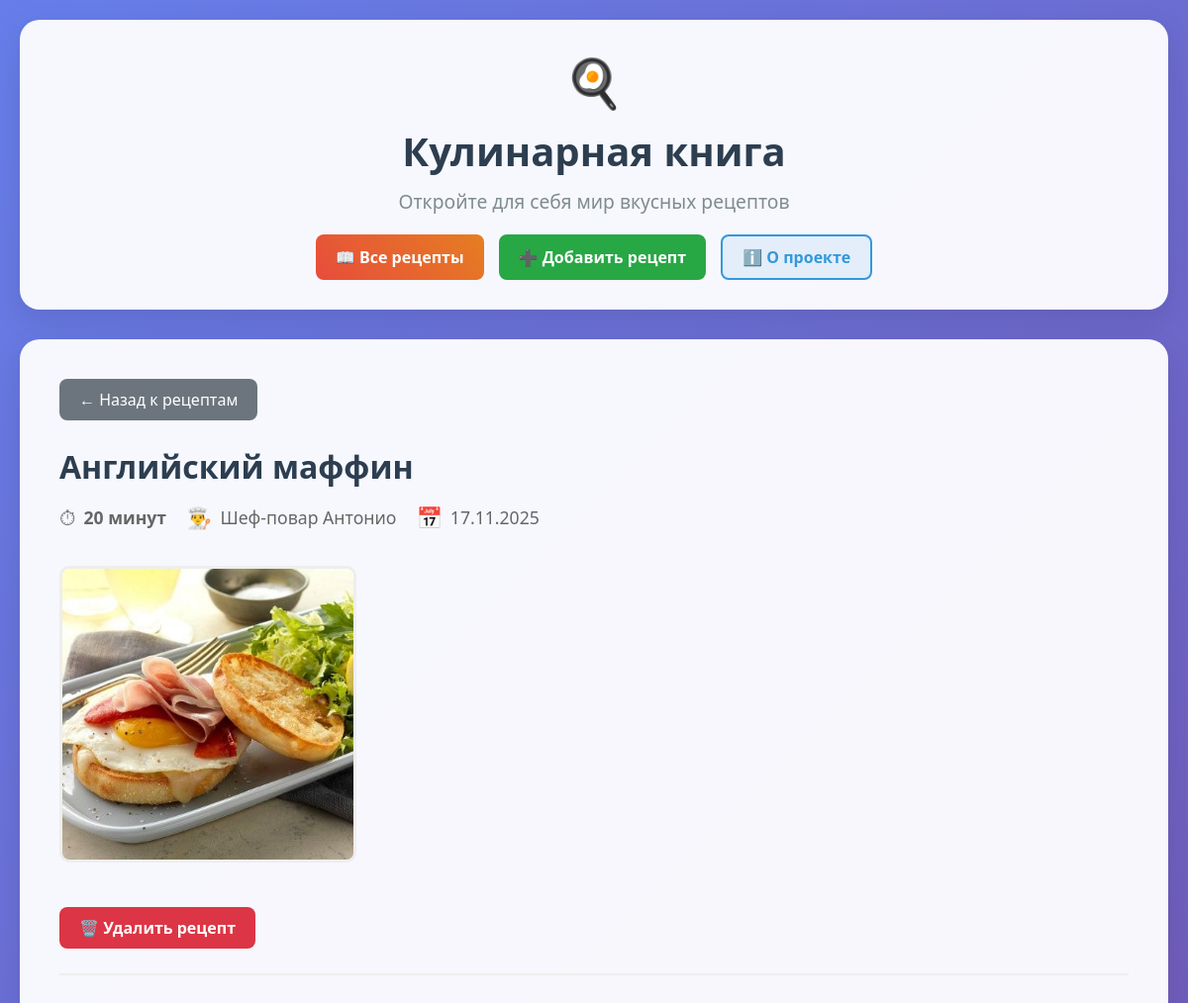
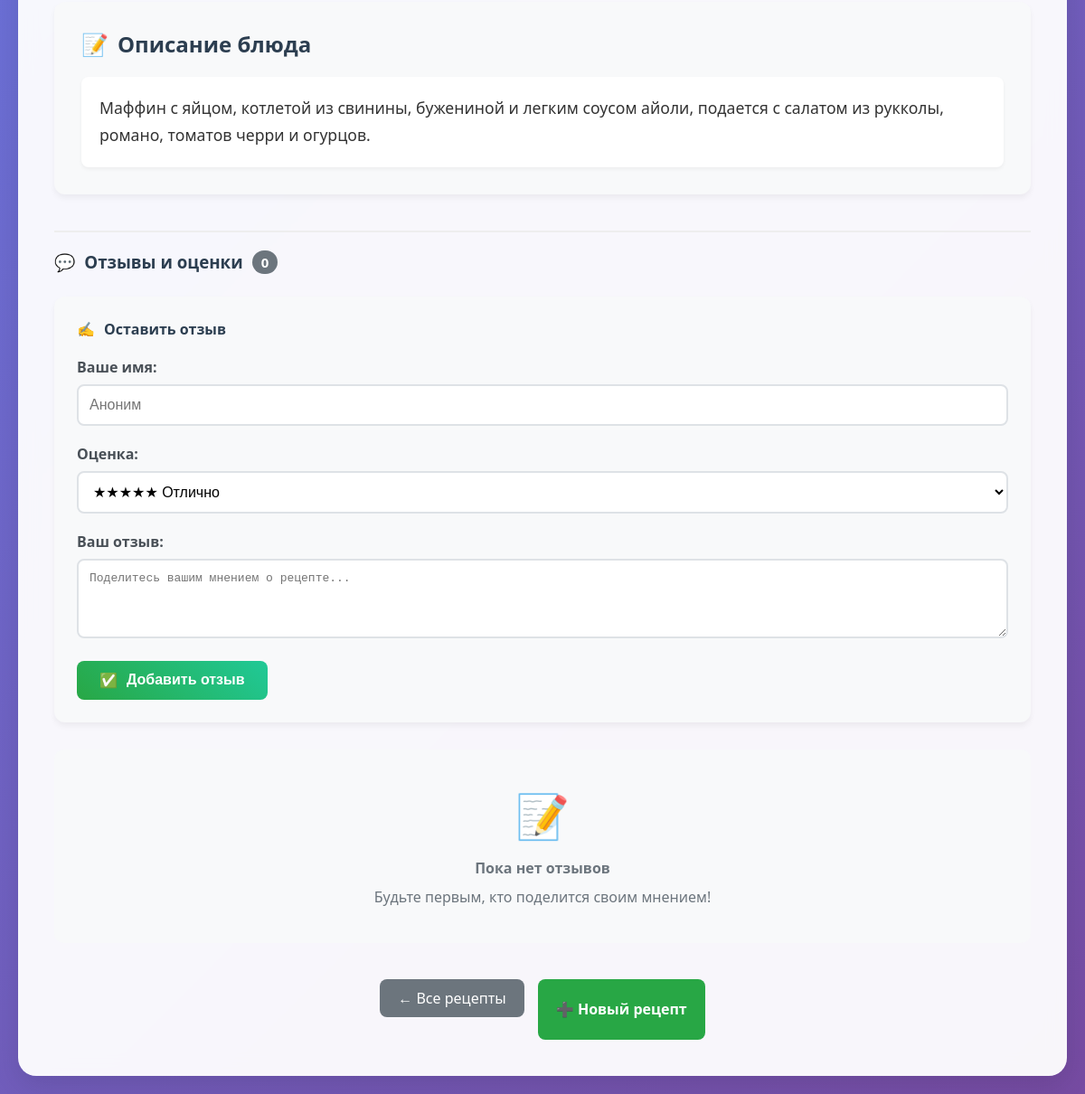
Screenshot of /recipe/36/ with the database file from the repository (2 pictures, top to bottom).
### recipes/models.py (models this page shows, shortened)
class Recipe(models.Model):
    title = models.CharField(max_length=200, verbose_name="Название рецепта")
    description = models.TextField(verbose_name="Описание блюда")
    cooking_time = models.PositiveIntegerField(verbose_name="Время приготовления (минуты)")
    image = models.ImageField(
        upload_to='recipes/',
        blank=True,
        null=True,
        verbose_name="Изображение блюда"
    )
    image_url = models.URLField(
        blank=True,
        null=True,
        verbose_name="Ссылка на изображение",
        help_text="Можно указать ссылку на изображение вместо загрузки файла"
    )
    author_name = models.CharField(max_length=100, verbose_name="Имя автора", default="Аноним")
    author_email = models.EmailField(verbose_name="Email автора", blank=True)
    created_at = models.DateTimeField(auto_now_add=True, verbose_name="Дата создания")
    class Meta:
        ordering = ['-created_at']
    def get_image(self):
        if self.image:
            return self.image.url
        elif self.image_url:
            return self.image_url
        return None
    from django.db import models

### recipes/views.py (the view, shortened to what this page needs)
# urls.py: path('recipe/<int:pk>/', views.recipe_detail, name='recipe_detail'),
def recipe_detail(request, pk):
    recipe = get_object_or_404(Recipe, pk=pk)
    from .models import Review
    reviews = Review.objects.filter(recipe=recipe)
    return render(request, 'recipes/recipe_detail.html', {
        'recipe': recipe,
        'reviews': reviews,
    })

### templates/recipes/recipe_detail.html (shortened to what this page needs)
{% extends 'recipes/base.html' %}
{% block content %}
<a href="{% url 'recipe_list' %}" class="back-btn">
    ← Назад к рецептам
</a>
<div class="recipe-header">
    <h1 style="color: #2c3e50; margin-bottom: 15px;">{{ recipe.title }}</h1>
    <div class="meta-info">
        <div class="meta-item">
            <span style="font-size: 1.2em;">⏱</span>
            <strong>{{ recipe.cooking_time }} минут</strong>
        </div>
        <div class="meta-item">
            <span style="font-size: 1.2em;">👨‍🍳</span>
            <span>{{ recipe.author_name }}</span>
        </div>
        <div class="meta-item">
            <span style="font-size: 1.2em;">📅</span>
            <span>{{ recipe.created_at|date:"d.m.Y" }}</span>
        </div>
    </div>
    {% if recipe.get_image %}
    <div class="recipe-image-container">
        <img src="{{ recipe.get_image }}"
             alt="{{ recipe.title }}"
             class="recipe-image"
             onerror="this.style.display='none'">
    </div>
    {% endif %}
    <div class="recipe-actions">
        <a href="{% url 'delete_recipe' recipe.pk %}" class="btn btn-danger">
            🗑️ Удалить рецепт
        </a>
    </div>
</div>
<div class="recipe-content">
    <h2 style="color: #2c3e50; margin-bottom: 20px; display: flex; align-items: center; gap: 10px;">
        <span>📝</span>
        <span>Описание блюда</span>
    </h2>
    <div class="recipe-description">
        {{ recipe.description|linebreaks }}
    </div>
</div>
<div class="reviews-section" style="margin-top: 40px; padding-top: 20px; border-top: 2px solid #eee;">
    <h3 style="color: #2c3e50; margin-bottom: 25px; display: flex; align-items: center; gap: 10px;">
        <span>💬</span>
        <span>Отзывы и оценки</span>
        <span style="background: #6c757d; color: white; padding: 3px 10px; border-radius: 20px; font-size: 0.8em;">
            {{ reviews.count }}
        </span>
    </h3>
    <div style="background: #f8f9fa; padding: 25px; border-radius: 12px; margin-bottom: 30px; box-shadow: 0 4px 6px rgba(0, 0, 0, 0.05);">
        <h4 style="color: #2c3e50; margin-bottom: 20px; display: flex; align-items: center; gap: 10px;">
            <span>✍️</span>
            <span>Оставить отзыв</span>
        </h4>
        <form method="post">
            <div style="margin-bottom: 20px;">
                <label style="display: block; margin-bottom: 8px; font-weight: 600; color: #495057;">Ваше имя:</label>
                <input type="text" name="author_name"
                       placeholder="Аноним"
                       style="width: 100%; padding: 12px; border: 2px solid #dee2e6; border-radius: 8px; font-size: 1em; transition: all 0.3s ease;">
            </div>
            <div style="margin-bottom: 20px;">
                <label style="display: block; margin-bottom: 8px; font-weight: 600; color: #495057;">Оценка:</label>
                <select name="rating" style="width: 100%; padding: 12px; border: 2px solid #dee2e6; border-radius: 8px; font-size: 1em; background: white; cursor: pointer;">
                    <option value="5">★★★★★ Отлично</option>
                </select>
            </div>
            <div style="margin-bottom: 20px;">
                <label style="display: block; margin-bottom: 8px; font-weight: 600; color: #495057;">Ваш отзыв:</label>
                <textarea name="comment" rows="4"
                          placeholder="Поделитесь вашим мнением о рецепте..."
                          style="width: 100%; padding: 12px; border: 2px solid #dee2e6; border-radius: 8px; font-size: 1em; resize: vertical; transition: all 0.3s ease;"></textarea>
            </div>
            <button type="submit"
                    style="background: linear-gradient(45deg, #28a745, #20c997); color: white; padding: 12px 25px; border: none; border-radius: 8px; font-size: 1em; font-weight: 600; cursor: pointer; transition: all 0.3s ease; display: flex; align-items: center; gap: 10px;">
                <span>✅</span>
                <span>Добавить отзыв</span>
            </button>
        </form>
    </div>
    {% if reviews %}
        <div class="reviews-list">
            {% for review in reviews %}
            <div class="review-card" style="border: 1px solid #e9ecef; padding: 20px; margin-bottom: 20px; border-radius: 10px; background: white; box-shadow: 0 2px 4px rgba(0, 0, 0, 0.05);">
                <div style="display: flex; justify-content: space-between; align-items: center; margin-bottom: 15px;">
                    <div style="display: flex; align-items: center; gap: 10px;">
                        <div style="font-weight: 600; color: #2c3e50;">{{ review.author_name }}</div>
                        <div style="color: #ffc107; font-size: 1.2em;">
                            {{ review.get_stars }}
                        </div>
                    </div>
                    <div style="color: #6c757d; font-size: 0.9em;">
                        {{ review.created_at|date:"d.m.Y H:i" }}
                    </div>
                </div>
                <div style="color: #495057; line-height: 1.6; margin-bottom: 15px; padding: 15px; background: #f8f9fa; border-radius: 8px;">
                    {{ review.comment|linebreaks }}
                </div>
                <div style="text-align: right;">
                    <a href="{% url 'delete_review' review.pk %}"
                       style="color: #dc3545; text-decoration: none; font-size: 0.9em; padding: 5px 10px; border-radius: 5px; transition: all 0.3s ease;"
                       onmouseover="this.style.backgroundColor='#f8d7da'"
                       onmouseout="this.style.backgroundColor='transparent'">
                        🗑️ Удалить отзыв
                    </a>
                </div>
            </div>
            {% endfor %}
        </div>
    {% else %}
        <div style="text-align: center; padding: 40px; color: #6c757d; background: #f8f9fa; border-radius: 10px;">
            <div style="font-size: 3em; margin-bottom: 15px;">📝</div>
            <h4 style="margin-bottom: 10px;">Пока нет отзывов</h4>
            <p>Будьте первым, кто поделится своим мнением!</p>
        </div>
    {% endif %}
</div>
<div class="recipe-actions" style="margin-top: 40px; justify-content: center;">
    <a href="{% url 'recipe_list' %}" class="back-btn" style="background: #6c757d;">
        ← Все рецепты
    </a>
    <a href="{% url 'add_recipe' %}" class="btn btn-success">
        ➕ Новый рецепт
    </a>
</div>
{% endblock %}

### templates/recipes/base.html (style rules this page uses)
* { margin: 0; padding: 0; box-sizing: border-box; }
body { font-family: 'Segoe UI', Tahoma, Geneva, Verdana, sans-serif; background: linear-gradient(135deg, #667eea 0%, #764ba2 100%); min-height: 100vh; color: #333; }
.btn { padding: 12px 25px; border: none; border-radius: 50px; text-decoration: none; font-weight: 600; transition: all 0.3s ease; display: inline-flex; align-items: center; gap: 8px; font-size: 1em; }
.btn-success { background: linear-gradient(45deg, #27ae60, #2ecc71); color: white; }

### templates/recipes/recipe_detail.html (style rules this page uses)
.recipe-header { border-bottom: 2px solid #eee; padding-bottom: 25px; margin-bottom: 30px; }
.back-btn { display: inline-flex; align-items: center; gap: 8px; background: #6c757d; color: white; padding: 10px 20px; text-decoration: none; border-radius: 8px; margin-bottom: 25px; transition: all 0.3s ease; }
.meta-info { display: flex; gap: 20px; flex-wrap: wrap; color: #666; margin: 15px 0; font-size: 1.1em; }
.meta-item { display: flex; align-items: center; gap: 8px; }
.recipe-actions { display: flex; gap: 15px; margin-top: 20px; flex-wrap: wrap; }
.btn { padding: 10px 20px; border-radius: 8px; text-decoration: none; font-weight: 600; transition: all 0.3s ease; display: inline-flex; align-items: center; gap: 8px; }
.btn-danger { background: #dc3545; color: white; }
.btn-success { background: #28a745; color: white; }
.recipe-content { background: #f8f9fa; padding: 30px; border-radius: 12px; margin: 30px 0; box-shadow: 0 4px 6px rgba(0, 0, 0, 0.05); }
.recipe-image { max-width: 400px; max-height: 300px; border-radius: 10px; margin: 20px 0; object-fit: cover; border: 3px solid #eee; }
.recipe-description { font-size: 1.1em; line-height: 1.7; color: #333; padding: 20px; background: white; border-radius: 8px; box-shadow: 0 2px 4px rgba(0, 0, 0, 0.05); }

### rows the page displays
Recipe: title "Английский маффин", cooking_time "20", author_name "Шеф-повар Антонио", created_at "17.11.2025", get_image (picture), description "Маффин с яйцом, котлетой из свинины, бужениной и легким соусом айоли, подается с салатом из рукколы, романо, томатов черри и огурцов."

### other values shown
{{ reviews.count }} "0"
